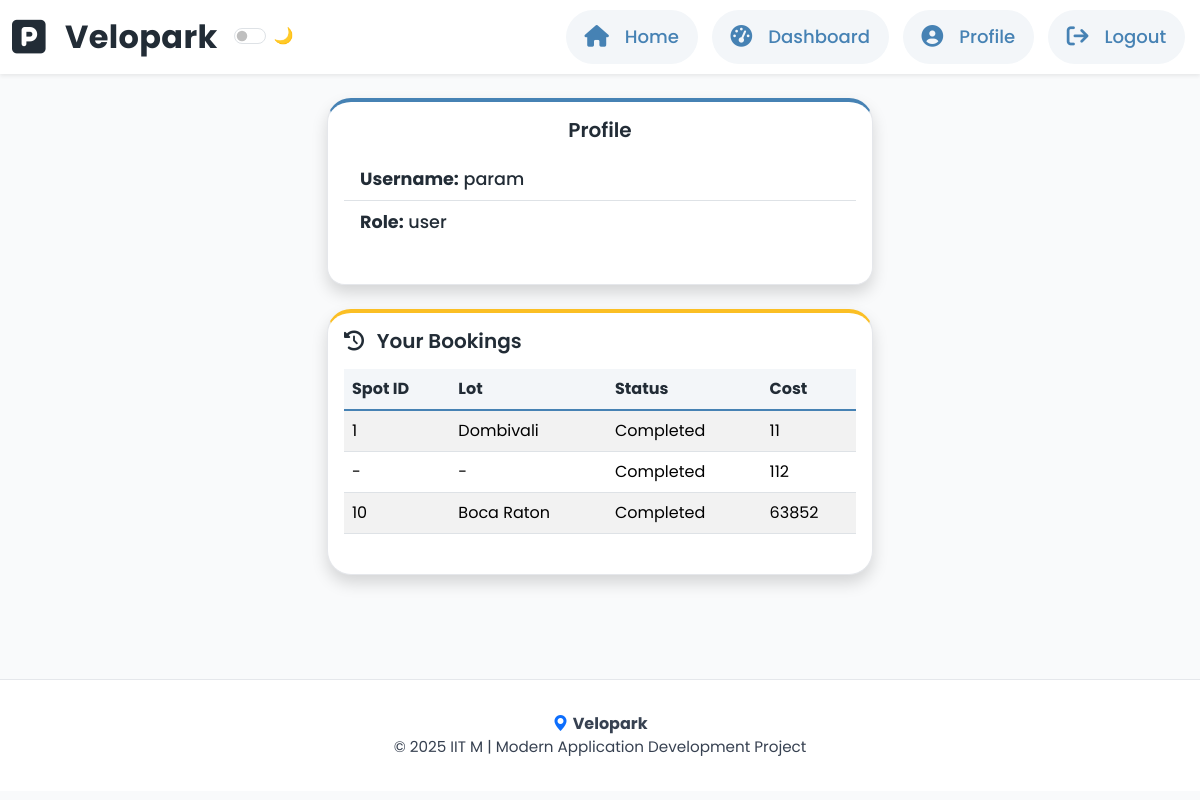
Screenshot of /profile (signed in) with the database file from the repository.
### models/user.py (models this page shows, shortened)
class User(db.Model):
    __tablename__ = 'users'
    id = db.Column(db.Integer, primary_key=True)
    username = db.Column(db.String(80), unique=True, nullable=False)
    password_hash = db.Column(db.String(255), nullable=False)
    role = db.Column(db.String(20), default='user')  # 'admin' or 'user'
    created_at = db.Column(db.DateTime, default=datetime.utcnow)
    reservations = db.relationship('Reservation', backref='user', lazy=True)

### models/parking_lot.py (models this page shows, shortened)
class ParkingLot(db.Model):
    __tablename__ = 'parking_lots'
    id = db.Column(db.Integer, primary_key=True)
    name = db.Column(db.String(100), nullable=False)
    price = db.Column(db.Float, nullable=False)  # Price per unit time
    address = db.Column(db.String(200), nullable=False)
    pincode = db.Column(db.String(10), nullable=False)
    max_spots = db.Column(db.Integer, nullable=False)
    created_at = db.Column(db.DateTime, default=datetime.utcnow)
    parking_spots = db.relationship('ParkingSpot', backref='parking_lot', lazy=True, cascade='all, delete-orphan')

### models/reservation.py (models this page shows, shortened)
class Reservation(db.Model):
    __tablename__ = 'reservations'
    id = db.Column(db.Integer, primary_key=True)
    spot_id = db.Column(db.Integer, db.ForeignKey('parking_spots.id', ondelete='CASCADE'), nullable=False)
    user_id = db.Column(db.Integer, db.ForeignKey('users.id'), nullable=False)
    parking_timestamp = db.Column(db.DateTime, nullable=False)
    leaving_timestamp = db.Column(db.DateTime, nullable=True)
    cost = db.Column(db.Float, nullable=True)  # Calculated when leaving
    created_at = db.Column(db.DateTime, default=datetime.utcnow)

### controllers/auth.py (the view)
@auth.route('/profile')
@login_required
def profile():
    user = User.query.get(session['user_id'])
    bookings = []
    for reservation in user.reservations:
        spot = reservation.parking_spot
        lot = spot.parking_lot if spot else None
        bookings.append({
            'spot_id': spot.id if spot else '-',
            'lot_name': lot.name if lot else '-',
            'status': 'Occupied' if reservation.leaving_timestamp is None else 'Completed',
            'parking_timestamp': reservation.parking_timestamp,
            'leaving_timestamp': reservation.leaving_timestamp,
            'cost': reservation.cost
        })
    total_spent = sum(b['cost'] for b in bookings if b['cost'] is not None)
    return render_template('profile.html', user=user, bookings=bookings, total_spent=total_spent)

### controllers/auth.py (called while the page is built)
def login_required(f):
    @wraps(f)
    def decorated_function(*args, **kwargs):
        if 'user_id' not in session:
            return redirect(url_for('auth.login'))
        return f(*args, **kwargs)
    return decorated_function

### templates/profile.html (shortened to what this page needs)
{% extends 'base.html' %}
{% block content %}
<div class="row justify-content-center">
    <div class="col-md-8 col-lg-6">
        <div class="card card-accent shadow mb-4">
            <div class="card-body">
                <h2 class="card-title mb-3 text-center"> Profile</h2>
                <ul class="list-group list-group-flush mb-3">
                    <li class="list-group-item bg-transparent"><strong>Username:</strong> {{ user.username }}</li>
                    <li class="list-group-item bg-transparent"><strong>Role:</strong> {{ user.role }}</li>
                </ul>
            </div>
        </div>
        <div class="card card-accent-yellow shadow">
            <div class="card-body">
                <h5 class="card-title mb-3"><i class="fa-solid fa-clock-rotate-left me-2"></i> Your Bookings</h5>
                <div class="table-responsive">
                    <table class="table table-striped align-middle">
                        <thead>
                            <tr>
                                <th>Spot ID</th>
                                <th>Lot</th>
                                <th>Status</th>
                                <th>Cost</th>
                            </tr>
                        </thead>
                        <tbody>
                            {% for booking in bookings %}
                            <tr>
                                <td>{{ booking.spot_id }}</td>
                                <td>{{ booking.lot_name }}</td>
                                <td>{{ booking.status }}</td>
                                <td>{{ booking.cost | int if booking.cost is not none else 'Ongoing' }}</td>
                            </tr>
                            {% endfor %}
                        </tbody>
                    </table>
                </div>
            </div>
        </div>
    </div>
</div>
{% endblock %}

### static/css/style.css (style rules this page uses)
html { font-size: 16px; }
body { min-height: 100vh; background: var(--bg-main, #F9FAFB); color: var(--text-main, #222C36); font-family: 'Poppins', Arial, Helvetica, sans-serif; overflow-x: hidden; position: relative; transition: background 0.3s, color 0.3s; }
:root { --bg-main: #F9FAFB; --bg-card: #fff; --text-main: #222C36; --text-secondary: #374151; --text-muted: #6B7280; --accent: #4682B4; --accent-teal: #4C9A9A; --accent-yellow: #fbbf24; --border: #E5E7EB; --footer-bg: #fff; --footer-text: #374151; --navbar-bg: #fff; --navbar-link-bg: #F3F6F9; --navbar-link-color: #4682B4; --navbar-link-active-bg: #4682B4; --navbar-link-active-color: #fff; --table-header-bg: #F3F6F9; --table-row-odd: #F9FAFB; --table-row-even: #fff; }
.card, .modal-content { background: var(--bg-card) !important; border-radius: 1.5rem; border: 1.5px solid var(--border); box-shadow: 0 4px 24px 0 var(--border)55; margin-bottom: 2rem; padding-bottom: 0.5rem; position: relative; font-family: 'Poppins', Arial, Helvetica, sans-serif; transition: background 0.3s, color 0.3s, border 0.3s, box-shadow 0.3s; }
.card .card-title { font-family: 'Poppins', Arial, Helvetica, sans-serif; font-weight: 600; color: var(--text-main); font-size: 1.25rem; }
.card-accent { border-top: 4px solid var(--accent); border-radius: 1.5rem 1.5rem 1.1rem 1.1rem; }
.card-accent-yellow { border-top: 4px solid var(--accent-yellow); }
h2, .h2 { font-size: 2rem; font-weight: 600; font-family: 'Poppins', Arial, Helvetica, sans-serif; }
h5, .h5 { font-size: 1.25rem; font-weight: 500; font-family: 'Poppins', Arial, Helvetica, sans-serif; }
.table { color: var(--text-main); background: transparent; transition: background 0.3s, color 0.3s; }
.table thead th { background: var(--table-header-bg); color: var(--text-main); border-bottom: 2px solid var(--accent); }
.table-striped > tbody > tr:nth-of-type(odd) { background-color: var(--table-row-odd); }
.table-striped > tbody > tr:nth-of-type(even) { background-color: var(--table-row-even); }
.table td, .table th { vertical-align: middle; }
.btn, .form-control, .form-select, .table, .table th, .table td { font-family: 'Poppins', Arial, Helvetica, sans-serif; }
.list-group-item { color: var(--text-main) !important; background: transparent; font-size: 1.1em; font-weight: 500; font-family: 'Poppins', Arial, Helvetica, sans-serif; }
.card-title { color: var(--text-main) !important; font-family: 'Poppins', Arial, Helvetica, sans-serif; font-weight: 600; font-size: 1.25rem; transition: color 0.3s; }
.card { background: var(--bg-card) !important; box-shadow: 0 4px 24px 0 var(--border)55; }

### rows the page displays
User: username "param", role "user"
ParkingLot: lot_name "Dombivali"
Reservation: cost "11"
Reservation: spot_id "-", lot_name "-", status "Completed", cost "112"
ParkingLot: lot_name "Boca Raton"
Reservation: cost "63852"

### other values shown
{{ booking.spot_id }} "1" "10"
{{ booking.status }} "Completed" "Completed"
{{ year or 2025 }} "2025"
